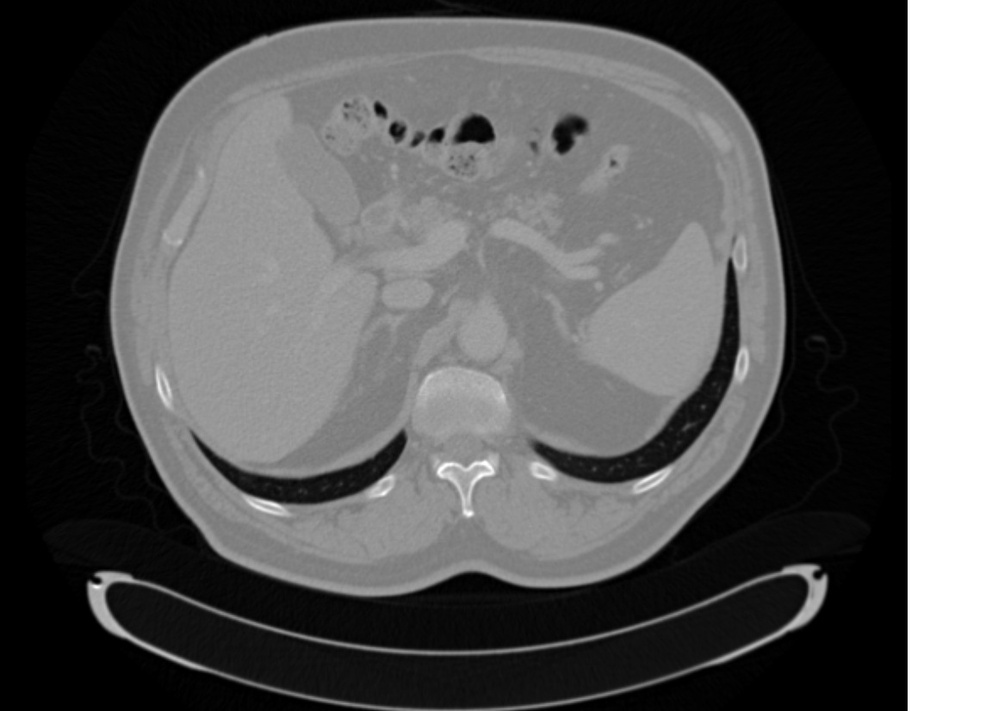
#> input picture frontend/samples/CTA_Slice.jpg, 992 x 711 px, shrunk from 1152 x 826 before the run
$ python -i main.py   (imports and definitions only)
#> lines starting #> are read from the running program, lines starting #| are printed output that depends on the picture
import io

from fastapi import FastAPI, File, Form, HTTPException, UploadFile
from fastapi.middleware.cors import CORSMiddleware
from fastapi.responses import JSONResponse, Response
from PIL import Image, ImageEnhance, ImageFilter

# FastAPI app initialization
# [16 lines not run here, left out]


def simulate_arterial(img: Image.Image) -> Image.Image:

    """Increase contrast to simulate arterial phase."""
    # Convert to RGB if needed
    if img.mode != "RGB":
        img = img.convert("RGB")
    contrast = ImageEnhance.Contrast(img)
    # Increasing contrast; tweak as needed
    img = contrast.enhance(1.8)

    # returning image (arterial phase)
    return img


def simulate_venous(img: Image.Image) -> Image.Image:

    """Applying gaussian smoothing to simulate venous phase."""
    if img.mode != "RGB":
        img = img.convert("RGB")
    # returning blurred image (venous phase)
    return img.filter(ImageFilter.GaussianBlur(radius=3.0))  # radius can be adjusted (more -> stronger blur)


# [26 lines not run here, left out]

>>> from PIL import Image
>>> picture = Image.open('../frontend/samples/CTA_Slice.jpg')
#> picture is the input picture: PIL image 992x711 RGB; min 0, max 255, mean 88.2
>>> result = simulate_venous(picture)
#> in simulate_venous, `return img.filter(ImageFilter.GaussianBlur(radius=3.0))`:
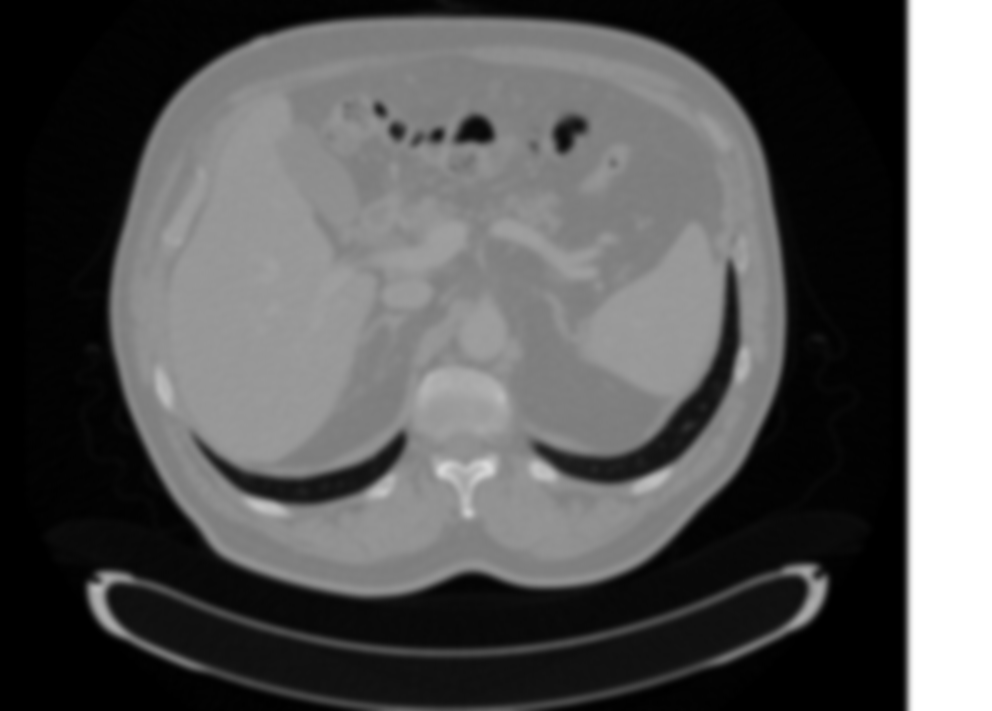
#> returned value: PIL image 992x711 RGB; min 0, max 255, mean 88.2
